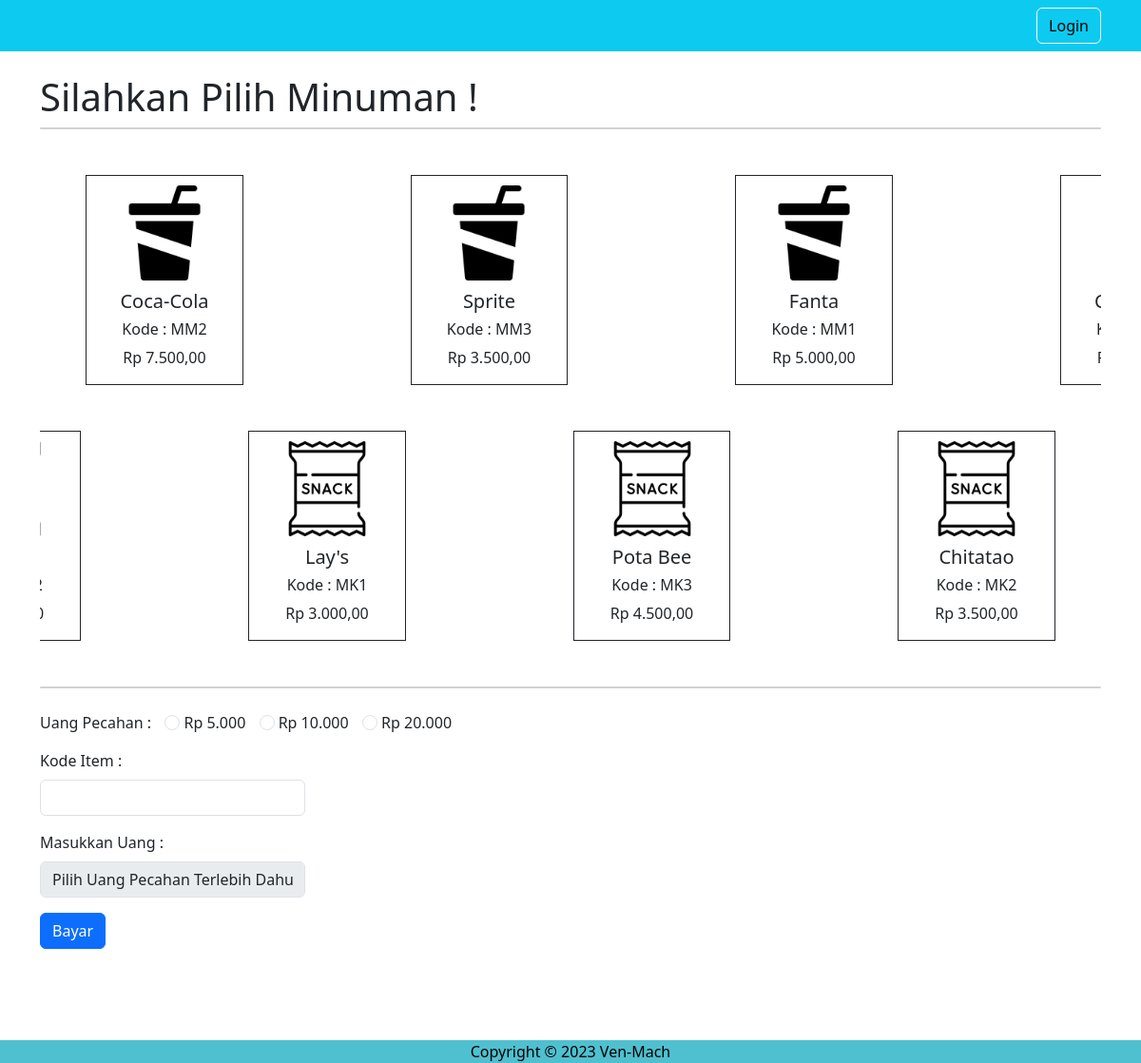
The page / on the database its author committed.
### tables this page shows
CREATE TABLE `barang` (
  `id` int(11) NOT NULL,
  `kode_barang` varchar(10) NOT NULL,
  `nama` varchar(255) NOT NULL,
  `harga` varchar(255) NOT NULL,
  `stok` int(11) NOT NULL
);

### application/controllers/Home.php (called while the page is built, shortened)
<?php
class Home extends CI_Controller
{
	public function __construct()
	{
		$this->load->model('M_Barang');
	}
	public function index()
	{
		$data = [
			'data_minuman' => $this->M_Barang->getBarang('MM'),
			'data_makanan' => $this->M_Barang->getBarang('MK'),
			'judul_halaman'	=> 'Halaman Utama',
		];
		$this->load->view('index', $data);
	}
}

### index.php (called while the page is built, shortened)
<?php
require_once BASEPATH.'core/CodeIgniter.php';

### application/models/M_Barang.php (called while the page is built, shortened)
<?php
class M_Barang extends CI_Model
{
	public function getBarang($kode)
	{
		$this->db->from("barang");
		$this->db->like('kode_barang', $kode);
		$query = $this->db->get();
		return $query->result();
	}
}

### application/views/index.php (the view, shortened to what this page needs)
<!doctype html>
<html lang="en">
<head>
	<link rel="stylesheet" href="<?= base_url() . 'assets/css/style.css'; ?>">
	<link rel="stylesheet" href="<?= base_url() . 'assets/css/bootstrap.min.css'; ?>">
	<link rel="stylesheet" href="<?= base_url() . 'assets/css/owl.carousel.min.css'; ?>">
	<link rel="stylesheet" href="<?= base_url() . 'assets/css/owl.theme.default.min.css'; ?>">
</head>
<body>
	<nav class="navbar navbar-expand-lg navbar-light bg-info">
		<div class="container">
			<div class="collapse navbar-collapse" id="navbarNav">
				<ul class="navbar-nav ms-auto">
					<li class="nav-item">
						<?php if ($this->session->login) : ?>
							<a href="<?= base_url('admin'); ?>" class="btn btn-outline-light text-black"><i class="bi bi-box-arrow-in-right"></i> Dashboard</a>
						<?php else : ?>
							<a href="<?= base_url('auth'); ?>" class="btn btn-outline-light text-black"><i class="bi bi-box-arrow-in-right"></i> Login</a>
						<?php endif ?>
					</li>
				</ul>
			</div>
		</div>
	</nav>
	<div class="container mt-4">
		<h1>Silahkan Pilih Minuman !</h1>
		<div class="card mb-5"></div>
		<div class="owl-carousel owl-theme mb-5" id="owl-carousel">
			<?php foreach ($data_minuman as $minuman) : ?>
				<?php if ($minuman->stok > 0) : ?>
					<div class="item w-50 d-flex flex-column justify-content-center align-items-center border border-dark">
						<img src="<?= base_url(''); ?>assets/img/drink.png" alt="" style="margin: 10px; width: 100px; height: 100px;">
						<h5><?= $minuman->nama ?></h5>
						<h6>Kode : <?= $minuman->kode_barang ?></h6>
						<p>Rp <?= number_format($minuman->harga, 2, ",", ".") ?></p>
					</div>
				<?php endif ?>
			<?php endforeach ?>
		</div>
		<div class="owl-carousel owl-theme mb-5" id="owl-carousel2">
			<?php foreach ($data_makanan as $makanan) : ?>
				<?php if ($makanan->stok > 0) : ?>
					<div class="item w-50 d-flex flex-column justify-content-center align-items-center border border-dark">
					<img src="<?= base_url(''); ?>assets/img/food.png" alt="" style="margin: 10px; width: 100px; height: 100px;">
						<h5><?= $makanan->nama ?></h5>
						<h6>Kode : <?= $makanan->kode_barang ?></h6>
						<p>Rp <?= number_format($makanan->harga, 2, ",", ".") ?></p>
					</div>
				<?php endif ?>
			<?php endforeach ?>
		</div>
		<div class="card mt-5"></div>
	</div>
	<div class="container mt-4">
		<div class="mb-2">
			<label for="exampleInputEmail1" class="form-label" style="margin-right: 10px;">Uang Pecahan : </label>
			<input class="form-check-input" type="radio" name="pecahan" value="5000" id="lima" required>
			<label class="form-check-label" style="margin-right: 10px;" for="lima">
				Rp 5.000
			</label>
			<input class="form-check-input" type="radio" name="pecahan" value="10000" id="sepuluh" required>
			<label class="form-check-label" style="margin-right: 10px;" for="sepuluh">
				Rp 10.000
			</label>
			<input class="form-check-input" type="radio" name="pecahan" value="20000" id="duapuluh" required>
			<label class="form-check-label" for="duapuluh">
				Rp 20.000
			</label>
		</div>
		<div class="mb-2">
			<label for="kode" class="form-label col-3">Kode Item : <input type="text" class="form-control mt-2" name="kode" id="kode" aria-describedby="text" required autofocus>
			</label>
		</div>
		<div class="mb-2">
			<label for="bayar" class="form-label col-3">Masukkan Uang : <input type="number" class="form-control mt-2" name="bayar" id="bayar" aria-describedby="text" required>
			</label>
		</div>
		<button type="submit" class="btn btn-primary" onclick="bayar()">Bayar</button>
	</div>
	<footer class="text-black text-center text-lg-start pt-5 mt-5">
		<div class="text-center" style="background-color: #4FC0D0;">
			Copyright &copy; 2023 Ven-Mach
		</div>
	</footer>
</body>
</html>

### rows shown on the page
barang: nama "Fanta", kode_barang "MM1", harga "5.000,00"
barang: nama "Coca-Cola", kode_barang "MM2", harga "7.500,00"
barang: nama "Sprite", kode_barang "MM3", harga "3.500,00"
barang: nama "Lay's", kode_barang "MK1", harga "3.000,00"
barang: nama "Chitatao", kode_barang "MK2", harga "3.500,00"
barang: nama "Pota Bee", kode_barang "MK3", harga "4.500,00"
